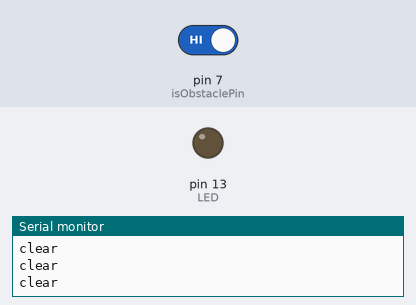
A sketch run on a simulated Arduino Uno, built with avr-gcc and run on an emulated ATmega328P. Parts: output pins drawn as LEDs (lit = HIGH), the last lines printed to the serial monitor. Inputs (shaded band) come from the test bench; at power-on: pin 7 (isObstaclePin) HIGH.

Above: at 1.2 s.
1.3 s: pin 7 (isObstaclePin) driven LOW
At 2.2 s:
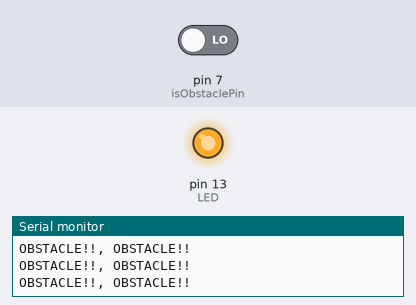
2.9 s: pin 7 (isObstaclePin) driven HIGH
At 3.5 s:
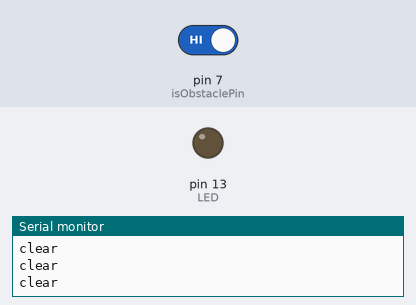
Timing chart, 0 to 5.9 s (numbered marks = the images above; inputs shaded):
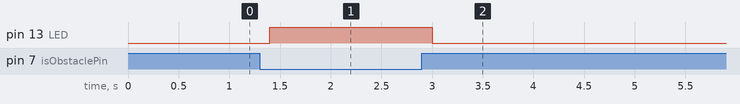

The sketch:

ir_sensor.ino
```cpp
//  http://qqtrading.com.my/ir-infrared-obstacle-detaction-sensor-module-fc-5

//  Adjust detection distance. CCW decreases distance.
//                              CW increases distance
//  It is sensitive from the top
// IR Obstacle Collision Detection Module

int LED = 13; // Use the onboard Uno LED
int isObstaclePin = 7; // This is our input pin
int isObstacle = HIGH; // HIGH MEANS NO OBSTACLE

void setup() {
    pinMode(LED, OUTPUT);
    pinMode(isObstaclePin, INPUT);
    Serial.begin(9600);
}

void loop() {
    isObstacle = digitalRead(isObstaclePin);
    if (isObstacle == LOW) {
        Serial.println("OBSTACLE!!, OBSTACLE!!");
        digitalWrite(LED, HIGH);
    } else {
        Serial.println("clear");
        digitalWrite(LED, LOW);
    }
    delay(200);
}
```

Measured:
- after the input at 1.3 s, pin 13 (LED): LOW → HIGH after 0.10 s
- after the input at 2.9 s, pin 13 (LED): HIGH → LOW after 0.10 s
